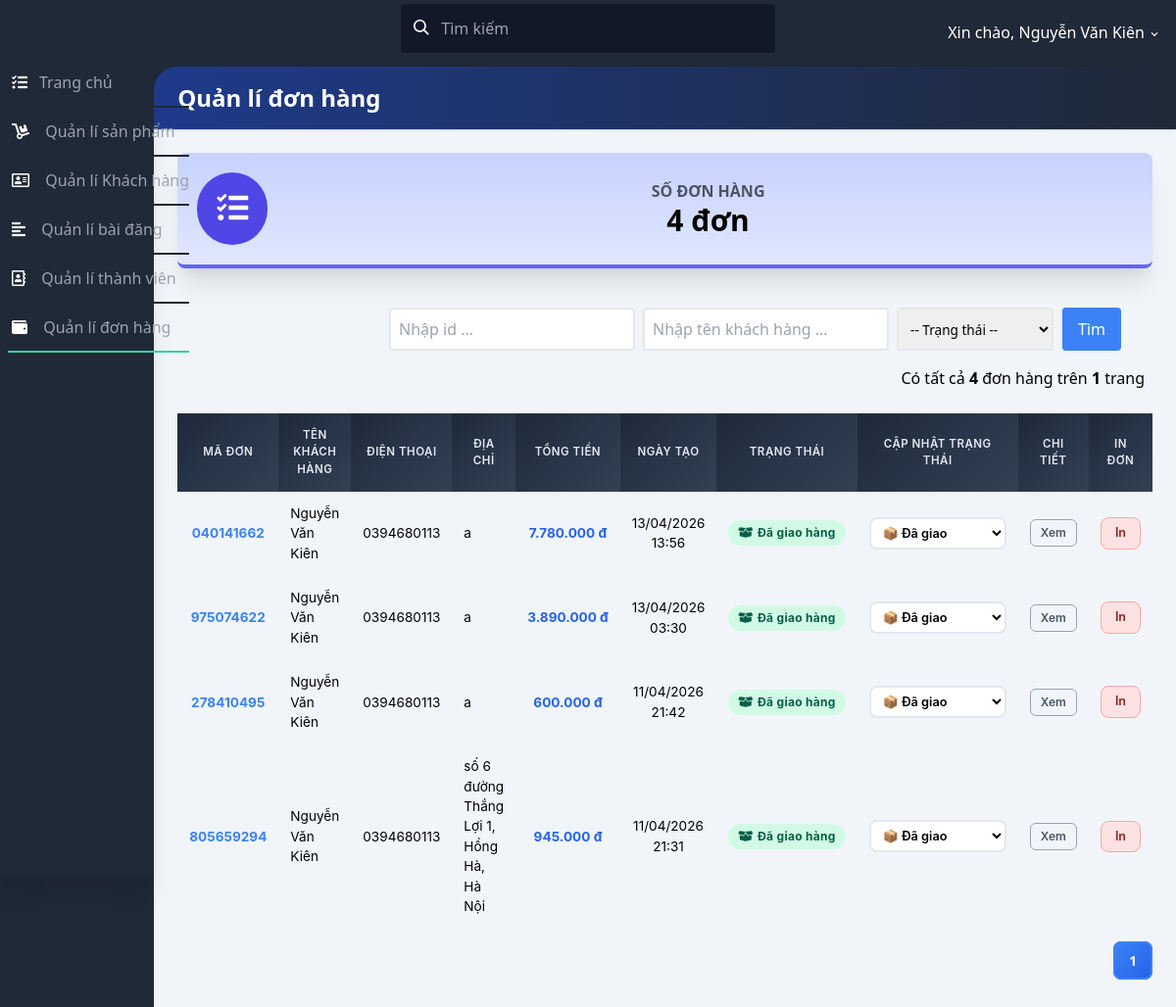
The app's page /admin/quanlidonhang.php (signed in) with its own data.
### tables this page shows
CREATE TABLE `oder` (
  `id` int(11) NOT NULL AUTO_INCREMENT,
  `order_code` varchar(9) DEFAULT NULL,
  `tenkh` varchar(255) DEFAULT NULL,
  `diachi` varchar(255) DEFAULT NULL,
  `sdt` varchar(255) DEFAULT NULL,
  `note` varchar(255) DEFAULT NULL,
  `ngaytao` int(11) DEFAULT NULL,
  `tongtien` int(11) DEFAULT NULL,
  `donhangthang` int(11) DEFAULT NULL,
  `status` varchar(20) DEFAULT 'PENDING',
  `vnpay_tranId` varchar(100) DEFAULT NULL,
  `makh` int(11) DEFAULT NULL,
  PRIMARY KEY (`id`),
  UNIQUE KEY `oder_order_code_uq` (`order_code`)
);

### admin/quanlidonhang.php (the view, shortened to what this page needs)
<?php
include './connect_db.php';
require_once dirname(__DIR__) . '/includes/inventory_helper.php';
$item_per_page = !empty($_GET['per_page']) ? $_GET['per_page'] : 6;
$current_page = !empty($_GET['page']) ? $_GET['page']
    : 1;
$offset = ($current_page - 1) * $item_per_page;
$totalRecords = mysqli_query($con, "SELECT * FROM `oder`");
$totalRecords = $totalRecords->num_rows;
$totalPages = ceil($totalRecords / $item_per_page);
if (!empty($where)) {
    $result = mysqli_query(
        $con,
        "SELECT * FROM `oder` where (" . $where . ") ORDER BY `id` DESC  LIMIT "
        . $item_per_page . " OFFSET " . $offset
    );
} else {
    $result = mysqli_query(
        $con,
        "SELECT * FROM `oder` ORDER BY `id` DESC  LIMIT "
        . $item_per_page . " OFFSET " . $offset
    );
}
function getAdminStatusInfo($status) {
    $map = [
        'PENDING'    => ['label' => 'Chờ xử lý',      'color' => 'yellow', 'icon' => 'fa-clock'],
        'CONFIRMED'  => ['label' => 'Đã xác nhận',    'color' => 'blue',   'icon' => 'fa-check-circle'],
        'SHIPPING'   => ['label' => 'Đang giao hàng', 'color' => 'purple', 'icon' => 'fa-truck'],
        'DELIVERED'  => ['label' => 'Đã giao hàng',   'color' => 'green',  'icon' => 'fa-box-open'],
        'CANCELLED'  => ['label' => 'Đã hủy',         'color' => 'red',    'icon' => 'fa-times-circle'],
    ];
    return $map[strtoupper($status)] ?? $map['PENDING'];
}
?>
<!DOCTYPE html>
<html lang="en">
<head>
    <link href="https://use.fontawesome.com/releases/v5.3.1/css/all.css" rel="stylesheet">
    <link href="https://unpkg.com/tailwindcss@^2/dist/tailwind.min.css" rel="stylesheet">
    <link href="https://afeld.github.io/emoji-css/emoji.css" rel="stylesheet">
    <link href="css/test.css" rel="stylesheet">
</head>
<body class="bg-gray-800 font-sans leading-normal tracking-normal mt-12">
    <nav class="fixed top-0 z-20 px-1 pt-2 pb-1 mt-0 w-full h-auto bg-gray-800 md:pt-1">
        <div class="flex flex-wrap items-center">
            <div class="flex flex-shrink justify-center text-white md:w-1/3 md:justify-start">
                <a href="#">
                    <span class="pl-2 text-xl"><i class="em em-grinning"></i></span>
                </a>
            </div>
            <div class="flex flex-1 justify-center px-2 text-white md:w-1/3 md:justify-start">
                <span class="relative w-full">
                    <input
                        class="px-2 py-3 pl-10 w-full leading-normal text-white bg-gray-900 rounded border border-transparent transition appearance-none focus:outline-none focus:border-gray-400"
                        placeholder="Tìm kiếm" type="search">
                    <div class="absolute search-icon" style="top: 1rem; left: .8rem;">
                        <svg class="w-4 h-4 text-white pointer-events-none fill-current" viewBox="0 0 20 20"
                            xmlns="http://www.w3.org/2000/svg">
                            <path
                                d="M12.9 14.32a8 8 0 1 1 1.41-1.41l5.35 5.33-1.42 1.42-5.33-5.34zM8 14A6 6 0 1 0 8 2a6 6 0 0 0 0 12z">
                            </path>
                        </svg>
                    </div>
                </span>
            </div>
            <div class="flex justify-between content-center pt-2 w-full md:w-1/3 md:justify-end">
                <ul class="flex flex-1 justify-between items-center list-reset md:flex-none">
                    <li class="flex-1 md:flex-none md:mr-3">
                        <div class="inline-block relative">
                            <button class="text-white drop-button focus:outline-none"
                                onclick="toggleDD('myDropdown')"><span class="pr-2"></span>
                                Xin chào, <?php
                                echo $_SESSION['dangnhap1'] ?>
                                <svg class="inline h-3 fill-current" viewBox="0 0 20 20"
                                    xmlns="http://www.w3.org/2000/svg">
                                    <path
                                        d="M9.293 12.95l.707.707L15.657 8l-1.414-1.414L10 10.828 5.757 6.586 4.343 8z" />
                                </svg>
                            </button>
                        </div>
                    </li>
                </ul>
            </div>
        </div>
    </nav>
    <div class="flex flex-col md:flex-row">
        <div class="bg-gray-800 shadow-xl h-16 fixed bottom-0 mt-12 md:relative md:h-screen z-10 w-full md:w-48">
            <div
                class="md:mt-12 md:w-50 md:fixed md:left-0 md:top-0 content-center md:content-start text-left justify-between">
                <ul class="list-reset flex flex-row md:flex-col py-0 md:py-3 px-1 md:px-2 text-center md:text-left">
                    <li class="mr-3 flex-1">
                        <a class="block py-1 md:py-3 pl-1 align-middle text-white no-underline hover:text-white border-b-2 border-gray-800 hover:border-pink-500"
                            href="./trangchu.php">
                            <i class="fas fa-tasks pr-0 md:pr-3"></i><span
                                class="pb-1 md:pb-0 text-xs md:text-base text-gray-600 md:text-gray-400 block md:inline-block">Trang
                                chủ</span>
                        </a>
                    </li>
                    <li class="mr-3 flex-1">
                        <a class="block py-1 md:py-3 pl-1 align-middle text-white no-underline hover:text-white border-b-2 border-gray-800 hover:border-blue-700"
                            href="./quanlisanpham.php">
                            <i class="fas fa-dolly md:pr-3"></i>
                            <span
                                class="pb-1 md:pb-0 text-xs md:text-base text-gray-600 md:text-gray-400 block md:inline-block">Quản
                                lí sản phẩm</span>
                        </a>
                    </li>
                    <li class="mr-3 flex-1">
                        <a class="block py-1 md:py-3 pl-1 align-middle text-white no-underline hover:text-white border-b-2 border-gray-800 hover:border-yellow-400"
                            href="./quanlikhachhang.php">
                            <i class="far fa-address-card md:pr-3"></i>
                            <span
                                class="pb-1 md:pb-0 text-xs md:text-base text-gray-600 md:text-gray-400 block md:inline-block">Quản
                                lí Khách hàng</span>
                        </a>
                    </li>
                    <li class="mr-3 flex-1">
                        <a class="block py-1 md:py-3 pl-1 align-middle text-white no-underline hover:text-white border-b-2 border-gray-800 hover:border-blue-500"
                            href="./quanlibaidang.php">
                            <i class="fas fa-align-left md:pr-3"></i>
                            <span
                                class="pb-1 md:pb-0 text-xs md:text-base text-gray-600 md:text-gray-400 block md:inline-block">Quản
                                lí bài đăng</span>
                        </a>
                    </li>
                    <li class="mr-3 flex-1">
                        <a class="block py-1 md:py-3 pl-0 md:pl-1 align-middle text-white no-underline hover:text-white border-b-2 border-gray-800 hover:border-pink-400"
                            href="./quanlithanhvien.php">
                            <i class="far fa-address-book md:pr-3"></i>
                            <span
                                class="pb-1 md:pb-0 text-xs md:text-base text-gray-600 md:text-gray-400 block md:inline-block">Quản
                                lí thành viên</span>
                        </a>
                    </li>
                    <li class="mr-3 flex-1">
                        <a class="block py-1 md:py-3 pl-0 md:pl-1 align-middle text-white no-underline hover:text-white border-b-2 border-gray-800 border-green-400"
                            href="./quanlidonhang.php">
                            <i class="fas fa-wallet md:pr-3"></i>
                            <span
                                class="pb-1 md:pb-0 text-xs md:text-base text-gray-600 md:text-gray-400 block md:inline-block">Quản
                                lí đơn hàng</span>
                        </a>
                    </li>
                </ul>
            </div>
        </div>
        <div class="main-content flex-1 bg-gray-100 mt-12 md:mt-2 pb-24 md:pb-5">
            <div class="bg-gray-800 pt-3">
                <div class="rounded-tl-3xl bg-gradient-to-r from-blue-900 to-gray-800 p-4 shadow text-2xl text-white">
                    <h3 class="font-bold pl-2">Quản lí đơn hàng</h3>
                </div>
            </div>
            <div class="flex flex-wrap">
                <div class="w-full p-6">
                    <div
                        class="bg-gradient-to-b from-indigo-200 to-indigo-100 border-b-4 border-indigo-500 rounded-lg shadow-xl p-5">
                        <div class="flex flex-row items-center">
                            <div class="flex-shrink pr-4">
                                <div class="rounded-full p-5 bg-indigo-600"><i
                                        class="fas fa-tasks fa-2x fa-inverse"></i>
                                </div>
                            </div>
                            <div class="flex-1 text-right md:text-center">
                                <h5 class="font-bold uppercase text-gray-600">Số đơn
                                    hàng</h5>
                                <h3 class="font-bold text-3xl"><?= $totalRecords ?> đơn</h3>
                            </div>
                        </div>
                    </div>
                </div>
                <div class="w-full p-4 flex flex-row-reverse">
                    <div class="mr-8 flex items-center justify-center ">
                        <form action="quanlidonhang.php?action=search" method="POST">
                            <div class="flex ">
                                <input type="text" class="border-2 border-gray-200 rounded px-2 py-2 w-30"
                                    placeholder="Nhập id ..." name="id" value="<?= !empty($id) ? $id : "" ?>" />
                                <input type="text" class="border-2 border-gray-200 rounded mr-2 px-2 ml-2 py-2 w-30"
                                    placeholder="Nhập tên khách hàng ..." name="tenkh"
                                    value="<?= !empty($tenkh) ? $tenkh : "" ?>" />
                                <select name="status" class="border-2 border-gray-200 rounded px-2 py-2 mr-2 w-40" style="font-size:0.85rem;">
                                    <option value="">-- Trạng thái --</option>
                                </select>
                                <button type="submit" value="Tìm"
                                    class=" rounded px-4 mr-2 text-white bg-blue-500 border-l  ">
                                    Tìm
                                </button>
                            </div>
                        </form>
                    </div>
                </div>
                <div class="flex w-full mr-8 justify-end">
                    <div>Có tất cả <strong><?= $totalRecords ?></strong> đơn hàng trên
                        <strong><?= $totalPages ?></strong>
                        trang</div>
                </div>
                <div class="w-full p-6">
                    <table id="table_customers">
                        <thead class="bg-blue-300">
                            <tr class="border-2">
                                <th class="w-1/12">Mã đơn</th>
                                <th class="w-2/12">Tên khách hàng</th>
                                <th class="w-1/12">Điện thoại</th>
                                <th class="w-2/12">Địa chỉ</th>
                                <th class="w-1/12">Tổng tiền</th>
                                <th class="w-1/12">Ngày tạo</th>
                                <th class="w-1/12">Trạng thái</th>
                                <th class="w-1/12">Cập nhật trạng thái</th>
                                <th class="w-1/12">Chi tiết</th>
                                <th class="w-1/12">In đơn</th>
                            </tr>
                        </thead>
                        <tbody>
                            <?php
                            while ($row = mysqli_fetch_array($result)) {
                                $statusInfo = getAdminStatusInfo($row['status'] ?? 'PENDING');
                                ?>
                                <tr>
                                    <td class="text-center font-bold" style="color:#3b82f6;"><?= !empty($row['order_code']) ? $row['order_code'] : '#' . $row['id'] ?></td>
                                    <td><?= htmlspecialchars($row['tenkh']) ?></td>
                                    <td class="text-center"><?= htmlspecialchars($row['sdt']) ?></td>
                                    <td><?= htmlspecialchars($row['diachi']) ?></td>
                                    <td class="text-center font-bold" style="color:#2563eb;"><?= number_format($row['tongtien'], 0, ',', '.') ?>&nbsp;đ</td>
                                    <td class="text-center"><?= date('d/m/Y H:i', $row['ngaytao']) ?></td>
                                    <td class="text-center">
                                        <span class="status-badge status-<?= $statusInfo['color'] ?>">
                                            <i class="fas <?= $statusInfo['icon'] ?>"></i>
                                            <?= $statusInfo['label'] ?>
                                        </span>
                                    </td>
                                    <td class="text-center">
                                        <form method="POST" action="quanlidonhang.php<?= !empty($_GET['page']) ? '?page=' . $_GET['page'] : '' ?>" class="status-form">
                                            <select name="new_status" class="status-select" onchange="this.form.submit()">
                                                <option value="DELIVERED" <?= ($row['status'] ?? '') == 'DELIVERED' ? 'selected' : '' ?>>📦 Đã giao</option>
                                            </select>
                                        </form>
                                    </td>
                                    <td class="text-center">
                                        <button class="btn-detail" onclick="toggleDetail(<?= $row['id'] ?>, this)">Xem</button>
                                    </td>
                                    <td class="text-center doimau"> <a href="inhoadon.php?id=<?= $row['id'] ?>"
                                            target="_blank">In</a>
                                    </td>
                                </tr>
                                <?php
                            } ?>
                        </tbody>
                    </table>
                    <?php
                    include './pagination.php';
                    ?>
                </div>
            </div>
        </div>
    </div>
</body>
</html>

### records on screen
oder: order_code "040141662", tenkh "Nguyễn Văn Kiên", sdt "0394680113", diachi "a", tongtien "7.780.000", ngaytao "13/04/2026 13:56", status "Đã giao hàng", new_status "📦 Đã giao"
oder: order_code "975074622", tenkh "Nguyễn Văn Kiên", sdt "0394680113", diachi "a", tongtien "3.890.000", ngaytao "13/04/2026 03:30", status "Đã giao hàng", new_status "📦 Đã giao"
oder: order_code "278410495", tenkh "Nguyễn Văn Kiên", sdt "0394680113", diachi "a", tongtien "600.000", ngaytao "11/04/2026 21:42", status "Đã giao hàng", new_status "📦 Đã giao"
oder: order_code "805659294", tenkh "Nguyễn Văn Kiên", sdt "0394680113", diachi "số 6 đường Thắng Lợi 1, Hồng Hà, Hà Nội", tongtien "945.000", ngaytao "11/04/2026 21:31", status "Đã giao hàng", new_status "📦 Đã giao"

### other values on screen
$_SESSION['dangnhap1'] "Nguyễn Văn Kiên"
$totalRecords "4"
$totalPages "1"
